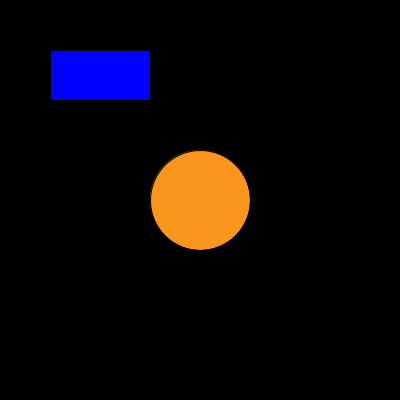
Frame 1 (no input)
Frame 60 (the mouse pressed at the canvas centre just before this capture): identical to frame 1, image omitted
Frame 120 (the mouse held since frame 60 and released just before this capture): identical to frame 1, image omitted

The Processing sketch that drew this single still picture (run headless with seeded random() and noise(); from frame 60 on, the mouse is pressed at the canvas centre):

// Processing sketch: boton1
// ── boton1.pde
int px, py, ancho, alto;
int posX = 200;
void setup() {
  size(400, 400);
  px = 50;
  py = 50;
  ancho = 100;
  alto = 50;
}
void draw() {
  background(0);


  if (mouseX>50 && mouseX <150 && mouseY>50 && mouseY<100 ) {
    fill(0, 200, 255);
  } else {
    fill(0, 0, 255);
  }
  rect(px, py, ancho, alto);
  fill(250, 150, 30);
  ellipse(posX, height/2, 100, 100);
}
void mousePressed() {
  if (mouseX>px && mouseX<px+ancho && mouseY>py && mouseY<py+alto) {
    posX += 10;
  }
  // posX = posX +10;
}
